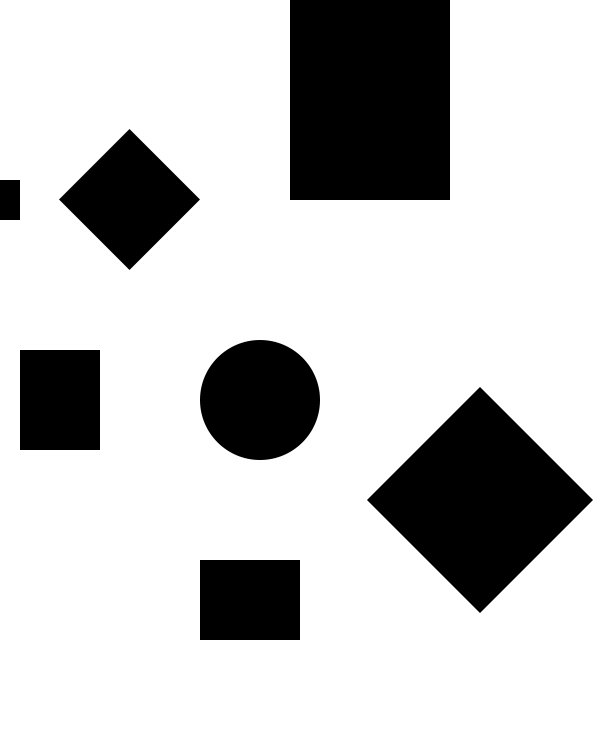
#> input picture code_python/map_avoid/6.png, 600 x 750 px
$ python python_avoid_APF.py
#> lines starting #> are read from the running program, lines starting #| are printed output that depends on the picture; after the words box and inside, x2 and y2 are one past the last pixel; in counts of white or black regions, pixels touching at a corner belong together
"""
python_avoid_APF.py
人工势场法避障的python实现
"""


import math
import matplotlib.pyplot as plt
import numpy as np
import cv2


def avoid_APF(P_start, V_start, P_aim, mymap, Kg=0.5, kr=20,
              Q_search=20, epsilon=2, Vl=2, Ul=2, dt=0.2, draw_ontime=False):
    """
    :param P_start: 初始位置
    :param V_start: 初始速度
    :param P_aim: 目标点
    :param mymap: 储存有障碍物信息的0-1二值化地图，0表示障碍物
    :param Kg: 避障控制器参数（引力）
    :param kr: 避障控制器参数（斥力）
    :param Q_search: 搜索障碍物距离阈值
    :param epsilon: 误差上限
    :param Vl: 速率上限
    :param Ul: 控制器输出上限
    :param dt: 迭代时间
    :param draw_ontime:
    :return: 无
    """

    def distance(A, B):
        return math.sqrt((A[0] - B[0]) ** 2 + (A[1] - B[1]) ** 2)

    def myatan(a, b):
        if a == 0 and b == 0:
            return None
        if a == 0:
            return math.pi / 2 if b > 0 else math.pi * 3 / 2
        if b == 0:
            return 0 if a > 0 else -math.pi
        if b > 0:
            return math.atan(b / a) if a > 0 else (math.atan(b / a) + math.pi)
        return math.atan(b / a + 2 * math.pi) if a > 0 else math.atan(b / a) + math.pi

    def isClockwise(a, b):
        da = b - a
        if 0 < da < math.pi or -math.pi * 2 < da < -math.pi:
            return False
        return True

    # 读取初始状态
    P_start = np.array(P_start)        # 初始位置
    V_start = np.array(V_start).T      # 初始速度
    pos_record = [P_start]  # 记录位置
    # 地图尺寸
    size_x = mymap.shape[0]
    size_y = mymap.shape[1]
    # 设置绘图参数
    plt.axis('equal')
    plt.xlim(0, size_x)
    plt.ylim(0, size_y)
    # 绘制地图（障碍物和航路点）
    plt.imshow(mymap.T)
    plt.plot([P_start[0], P_aim[0]], [P_start[1], P_aim[1]], 'o')
    # 计算周边障碍物搜素范围（在-90到90度范围）
    direction_search = np.array([-2, -1, 0, 1, 2]) * math.pi / 4
    # 开始飞行
    pos_num = 0         # 已经记录的位置的总数
    P_curr = P_start    # 当前位置
    V_curr = V_start    # 当前速度
    ob_flag = False     # 是否处于局部极小值
    while distance(P_curr, P_aim) > epsilon:
        angle_curr = myatan(V_curr[0], V_curr[1])               # 当前无人机朝向
        Frep = np.array([0, 0])                                 # 斥力初始化为0
        for dir in direction_search:                            # 搜索周围障碍物
            angle_search = angle_curr + dir
            for dis_search in range(Q_search):
                P_search = [int(P_curr[0] + dis_search * math.sin(angle_search)),
                            int(P_curr[1] + dis_search * math.cos(angle_search))]
                if not (0 <= P_search[0] < size_x and           # 超出地图范围和地图内障碍，均视作障碍物
                        0 <= P_search[1] < size_y and
                        mymap[int(P_search[0])][int(P_search[1])] == 1):
                    d_search = distance(P_curr, P_search)       # 被搜索点与当前点的距离
                    Frep = Frep + \
                           kr * (1 / d_search - 1 / Q_search) / (d_search ** 3) * \
                           (P_curr - P_search) * (distance(P_search, P_aim) ** 2)
                    break
        Fatt = -Kg * (P_curr - P_aim)                           # 计算引力
        if pos_num >= 1:                                        # 从第二个时刻开始，判断是否陷入局部极小值
            p0 = pos_record[pos_num - 1]                        # 取上两个时刻物体相对终点的位移
            p1 = pos_record[pos_num - 2]
            Vra = (distance(p0, P_aim) - distance(p1, P_aim)) / dt
            if abs(Vra) < 0.6 * Vl:                              # 陷入局部极小值
                if not ob_flag:                                  # 之前不是局部极小状态时，根据当前状态计算斥力偏向角theta
                    angle_g = myatan(Fatt[0], Fatt[1])
                    angle_r = myatan(Frep[0], Frep[1])
                    if angle_r is None or angle_g is None:
                        print('111')
                    if isClockwise(angle_g, angle_r):
                        theta = 15 * math.pi / 180
                    else:
                        theta = -15 * math.pi / 180
                    ob_flag = True
                # 之前为局部极小，则继续使用上一时刻的斥力偏向角theta
                Frep = [math.cos(theta) * Frep[0] - math.sin(theta) * Frep[1],
                        math.sin(theta) * Frep[0] + math.cos(theta) * Frep[1]]
            else:                                               # 离开局部极小值
                ob_flag = False
            l = Vl
            Kv = 3 * l / (2 * l + abs(Vra))
            Kd = 15 * math.exp(-(distance(P_curr, P_aim) - 3) ** 2 / 2) + 1
            Ke = 3
            Fatt = Kv * Kd * Ke * Fatt                          # 改进引力
        U = Fatt + Frep                                         # 计算合力
        if np.linalg.norm(U, ord=np.inf) > Ul:                  # 控制器输出限幅
            U = Ul * U / np.linalg.norm(U, ord=np.inf)
        V_curr = V_curr + U * dt                                # 计算速度
        if np.linalg.norm(V_curr) > Vl:                         # 速度限幅
            V_curr = Vl * V_curr / np.linalg.norm(V_curr)
        P_curr = P_curr + V_curr * dt                           # 计算位置
        print(P_curr, V_curr, distance(P_curr, P_aim))
        pos_record.append(P_curr)
        pos_num += 1
        if draw_ontime:
            plt.plot([float(pos_record[pos_num - 1][0]), float(pos_record[pos_num][0])],
                     [float(pos_record[pos_num - 1][1]), float(pos_record[pos_num][1])], 'r')
            plt.pause(0.0001)
            plt.ioff()
    pos_record = np.array(pos_record).T
    plt.plot(pos_record[0], pos_record[1], '--')
    plt.show()


if __name__ == "__main__":
    # 读取地图图像并二值化
    img = cv2.imread('map_avoid/6.png')
#> img is the input picture: shape (750, 600, 3); min 0, max 255, mean 200.8
    gray = cv2.cvtColor(img, cv2.COLOR_BGR2GRAY)
    retval, dst = cv2.threshold(gray, 0, 255, cv2.THRESH_OTSU)
#> dst: shape (750, 600); 78.7% white; 7 black regions, largest, box (x1, y1, x2, y2) and area: (290, 0, 450, 200) 32000, (367, 387, 593, 613) 25764, (200, 340, 320, 460) 11304
#> retval = 125
    dst = cv2.dilate(dst, None, iterations=1)
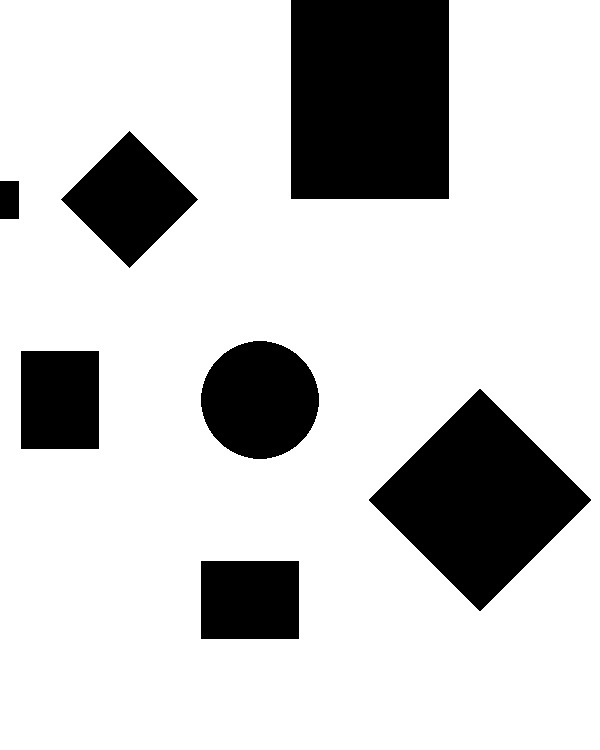
#> dst: shape (750, 600); 79.4% white; 7 black regions, largest, box (x1, y1, x2, y2) and area: (291, 0, 449, 199) 31442, (369, 389, 591, 611) 24864, (201, 341, 319, 459) 10828
    dst = cv2.erode(dst, None, iterations=4) / 255
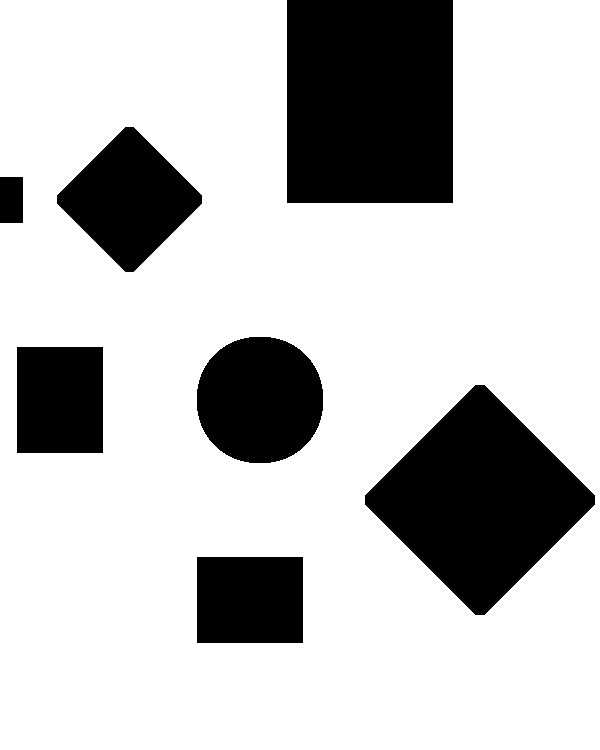
#> dst: shape (750, 600) float64; values 0 (black) and 1 (white), 76.5% white; 7 black regions, largest, box (x1, y1, x2, y2) and area: (287, 0, 453, 203) 33698, (365, 385, 595, 615) 28480, (197, 337, 323, 463) 12780
    avoid_APF(P_start=[15, 15], V_start=[0, 2], P_aim=[400, 400], Q_search=15, mymap=dst)
#> in avoid_APF, `plt.show()`:
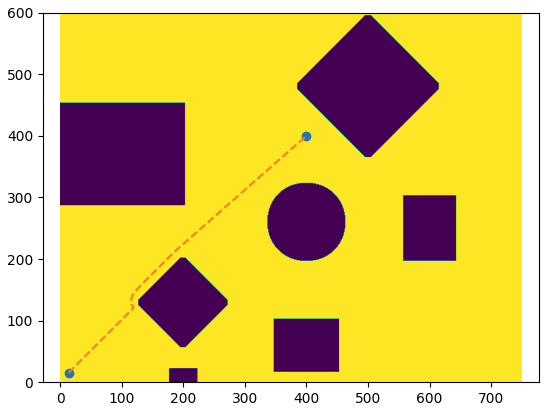
#> figure drawn by matplotlib, 1 panel
